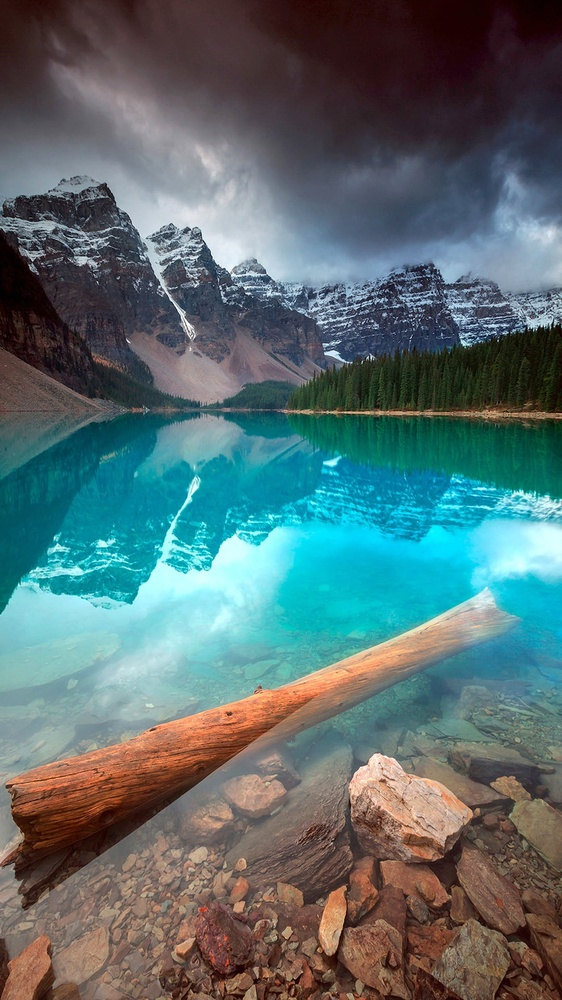
#> input picture PDI TP2 - cuasi suma/paisaje-A.jpg, 562 x 1000 px, shrunk from 1080 x 1920 before the run
$ python 'PDI - tp2.py'
#> lines starting #> are read from the running program, lines starting #| are printed output that depends on the picture; after the words box and inside, x2 and y2 are one past the last pixel; in counts of white or black regions, pixels touching at a corner belong together
import imageio.v2 as imageio
import numpy as np
import matplotlib.pyplot as plt
# import tkinter

imgA = imageio.imread('paisaje-A.jpg')/255
imgB = imageio.imread('paisaje-B.jpg')/255
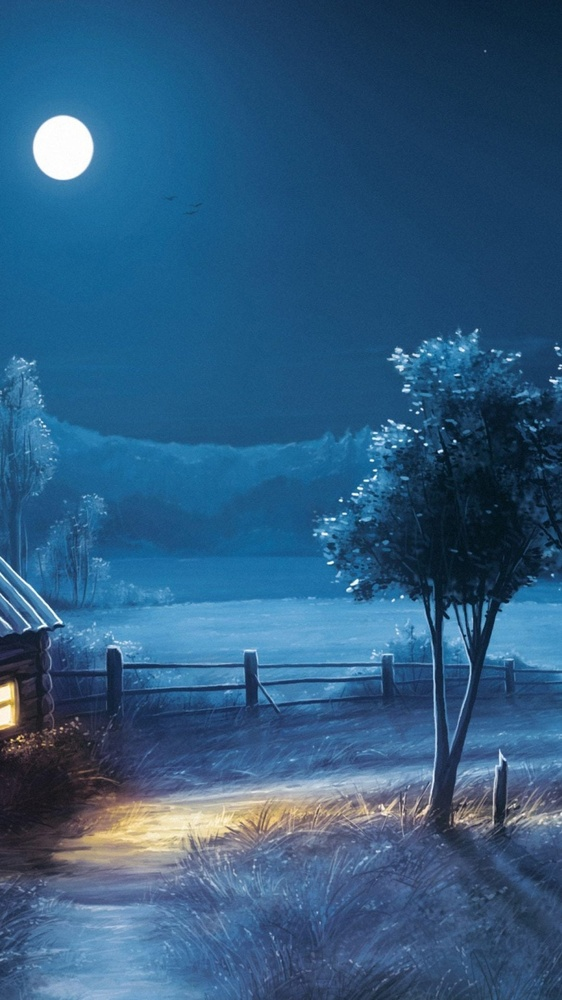
#> input picture PDI TP2 - cuasi suma/paisaje-B.jpg, 562 x 1000 px, shrunk from 1080 x 1920 before the run

def sumaclam(imgA,imgB):
    imgC = np.zeros(imgA.shape)
    imgC[:,:,0] =np.clip(imgA[:,:,0]+imgB[:,:,0],0,1)
    imgC[:,:,1] =np.clip(imgA[:,:,1]+imgB[:,:,1],0,1)
    imgC[:,:,2] =np.clip(imgA[:,:,2]+imgB[:,:,2],0,1)
    return imgC

imgclam = sumaclam(imgA, imgB)#llamo a la funcion sumapro

fig, axs = plt.subplots(1, 3) # nº filas, nº columnas
axs[0].imshow(imgA)# fila 1, columna 1
axs[0].axis('off') # Desactivar los ejes (reglas y números)
axs[0].set_title('Imagen A')
axs[1].imshow(imgB)# fila 1, columna 2
axs[1].axis('off') # Desactivar los ejes (reglas y números)
axs[1].set_title('Imagen B')
axs[2].imshow(imgclam)# fila 1, columna 2
axs[2].axis('off') # Desactivar los ejes (reglas y números)
axs[2].set_title('Suma RGB clam')
# Mostrar todo el conjunto de subplots
plt.tight_layout()# Ajustar el espacio entre subplots
plt.show()

def sumapro(imgA,imgB):
    imgC = np.zeros(imgA.shape)
    imgC[:,:,0] =(imgA[:,:,0]+imgB[:,:,0])/2
    imgC[:,:,1] =(imgA[:,:,1]+imgB[:,:,1])/2
    imgC[:,:,2] =(imgA[:,:,2]+imgB[:,:,2])/2
    return imgC

imgcpro = sumapro(imgA, imgB)#llamo a la funcion sumapro

fig, axs = plt.subplots(1, 3) # nº filas, nº columnas
axs[0].imshow(imgA)# fila 1, columna 1
axs[0].axis('off') # Desactivar los ejes (reglas y números)
axs[0].set_title('Imagen A')
axs[1].imshow(imgB)# fila 1, columna 2
axs[1].axis('off') # Desactivar los ejes (reglas y números)
axs[1].set_title('Imagen B')
axs[2].imshow(imgcpro)# fila 1, columna 2
axs[2].axis('off') # Desactivar los ejes (reglas y números)
axs[2].set_title('Suma RGB pro')
# Mostrar todo el conjunto de subplots
plt.tight_layout()# Ajustar el espacio entre subplots
plt.show()

####        RESTA         ############
def restaclam(imgA,imgB):
    imgC = np.zeros(imgA.shape)
    imgC[:,:,0] =np.clip(imgA[:,:,0]-imgB[:,:,0],0,1)
    imgC[:,:,1] =np.clip(imgA[:,:,1]-imgB[:,:,1],0,1)
    imgC[:,:,2] =np.clip(imgA[:,:,2]-imgB[:,:,2],0,1)
    return imgC

imgclamR = restaclam(imgA, imgB)

fig, axs = plt.subplots(1, 3) # nº filas, nº columnas
axs[0].imshow(imgA)# fila 1, columna 1
axs[0].axis('off') # Desactivar los ejes (reglas y números)
axs[0].set_title('Imagen A')
axs[1].imshow(imgB)# fila 1, columna 2
axs[1].axis('off') # Desactivar los ejes (reglas y números)
axs[1].set_title('Imagen B')
axs[2].imshow(imgclamR)# fila 1, columna 2
axs[2].axis('off') # Desactivar los ejes (reglas y números)
axs[2].set_title('resta RGB clam')
# Mostrar todo el conjunto de subplots
plt.tight_layout()# Ajustar el espacio entre subplots
plt.show()

def restapro(imgA,imgB):
    imgC = np.zeros(imgA.shape)
    imgC[:,:,0] =(imgA[:,:,0]-imgB[:,:,0])/2
    imgC[:,:,1] =(imgA[:,:,1]-imgB[:,:,1])/2
    imgC[:,:,2] =(imgA[:,:,2]-imgB[:,:,2])/2
    return imgC

imgcproR = restapro(imgA, imgB)

fig, axs = plt.subplots(1, 3) # nº filas, nº columnas
axs[0].imshow(imgA)# fila 1, columna 1
axs[0].axis('off') # Desactivar los ejes (reglas y números)
axs[0].set_title('Imagen A')
axs[1].imshow(imgB)# fila 1, columna 2
axs[1].axis('off') # Desactivar los ejes (reglas y números)
axs[1].set_title('Imagen B')
axs[2].imshow(imgcproR)# fila 1, columna 2
axs[2].axis('off') # Desactivar los ejes (reglas y números)
axs[2].set_title('resta RGB pro')
# Mostrar todo el conjunto de subplots
plt.tight_layout()# Ajustar el espacio entre subplots
plt.show()

def RGBtoYIQ(img):
    yiq = np.zeros(img.shape)
    yiq[:,:,0] = np.clip(0.299*img[:,:,0] + 0.587*img[:,:,1] + 0.114*img[:,:,2],0,1) # Luminancia Y
    yiq[:,:,1] = np.clip(0.595*img[:,:,0] - 0.274*img[:,:,1] - 0.321*img[:,:,2],-0.5957, 0.5957) # In-phase I
    yiq[:,:,2] = np.clip(0.211*img[:,:,0] - 0.523*img[:,:,1] + 0.312*img[:,:,2],-0.5226,0.5226) # Quadrature Q
#> in RGBtoYIQ (call 2), `yiq = np.zeros(img.shape)`: yiq: shape (1000, 562, 3) float64; every value is 0
#> in RGBtoYIQ (call 2), `yiq[:,:,1] = np.clip(0.595*img[:,:,0] - 0.274*img[:,:,1] - 0.321*img[:..`:
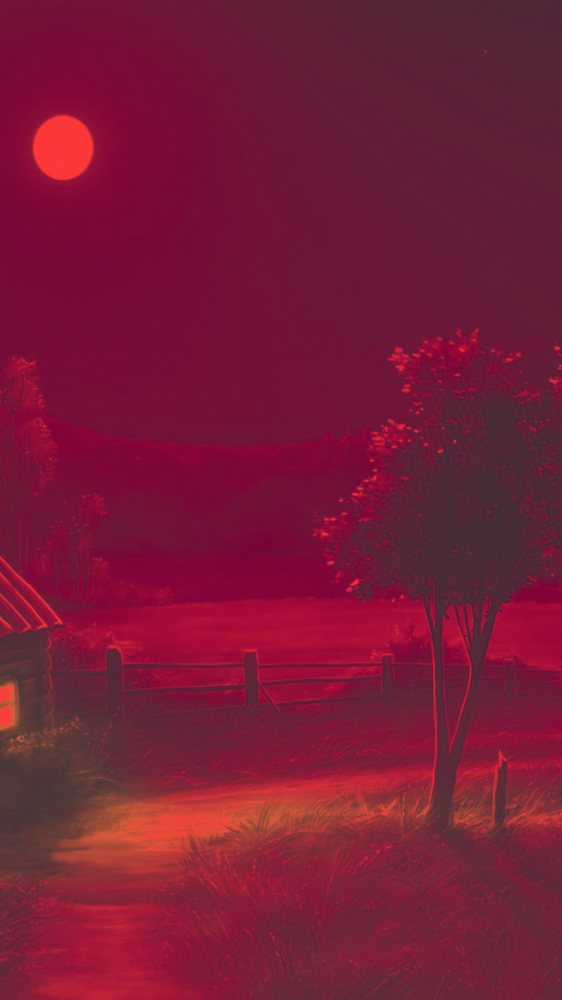
#> yiq: shape (1000, 562, 3) float64; mean R, G, B 0.322, -0.148, 0; drawn with min black and max white
    return yiq
################ YIQ suma clampeada ###################
# YC := YA + YB; If YC > 1 then YC:=1;
# IC := (YA * IA + YB * IB) / (YA + YB) ;
# QC := (YA * QA + YB * QB) / (YA + YB) ;
def sumaYIQclam(imgA,imgB):
    imgC = np.zeros(imgA.shape)
    imgC[:,:,0] =np.clip(imgA[:,:,0]+imgB[:,:,0],0,1)
    imgC[:,:,1] =((imgA[:,:,0])*imgA[:,:,1] + imgB[:,:,0]*imgB[:,:,1])/(imgA[:,:,0]+imgB[:,:,0])
    imgC[:,:,2] =((imgA[:,:,0])*imgA[:,:,2] + imgB[:,:,0]*imgB[:,:,2])/(imgA[:,:,0]+imgB[:,:,0])
    return imgC
################ YIQ suma promediada ###################
# YC := (YA + YB) / 2;
def sumaYIQpro(imgA,imgB):
    imgC = np.zeros(imgA.shape)
    imgC[:,:,0] =(imgA[:,:,0]+imgB[:,:,0])/2
    imgC[:,:,1] =((imgA[:,:,0])*imgA[:,:,1] + imgB[:,:,0]*imgB[:,:,1])/(imgA[:,:,0]+imgB[:,:,0])
    imgC[:,:,2] =((imgA[:,:,0])*imgA[:,:,2] + imgB[:,:,0]*imgB[:,:,2])/(imgA[:,:,0]+imgB[:,:,0])
    return imgC

yiqclam = sumaYIQclam(RGBtoYIQ(imgA), RGBtoYIQ(imgB))
yiqpro = sumaYIQpro(RGBtoYIQ(imgA), RGBtoYIQ(imgB))

fig, axs = plt.subplots(1, 3) # nº filas, nº columnas
axs[0].imshow(imgA)# fila 1, columna 1
axs[0].axis('off') # Desactivar los ejes (reglas y números)
axs[0].set_title('Imagen A')
axs[1].imshow(imgB)# fila 1, columna 2
axs[1].axis('off') # Desactivar los ejes (reglas y números)
axs[1].set_title('Imagen B')
axs[2].imshow(yiqclam)# fila 1, columna 2
axs[2].axis('off') # Desactivar los ejes (reglas y números)
axs[2].set_title('Suma YIQ clam')
# Mostrar todo el conjunto de subplots
plt.tight_layout()# Ajustar el espacio entre subplots
plt.show()
fig, axs = plt.subplots(1, 3) # nº filas, nº columnas
axs[0].imshow(imgA)# fila 1, columna 1
axs[0].axis('off') # Desactivar los ejes (reglas y números)
axs[0].set_title('Imagen A')
axs[1].imshow(imgB)# fila 1, columna 2
axs[1].axis('off') # Desactivar los ejes (reglas y números)
axs[1].set_title('Imagen B')
axs[2].imshow(yiqpro)# fila 1, columna 2
axs[2].axis('off') # Desactivar los ejes (reglas y números)
axs[2].set_title('Suma YIQ prom')
# Mostrar todo el conjunto de subplots
plt.tight_layout()# Ajustar el espacio entre subplots
plt.show()

# MULTIPLICACION Y DIVISION DE IMAGENES imgA imgB
imgMult = np.multiply(imgA,imgB)
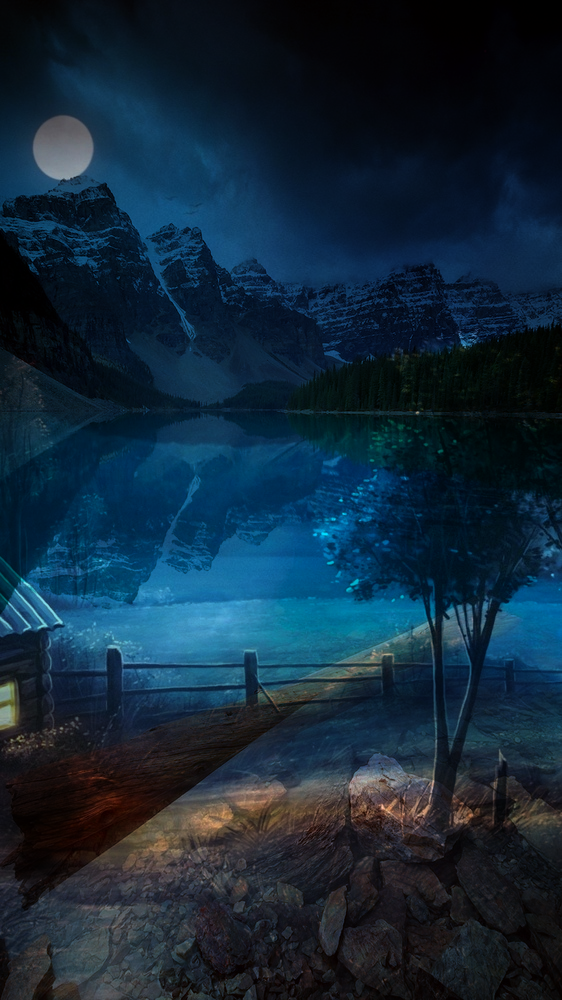
#> imgMult: shape (1000, 562, 3) float64; mean R, G, B 0.0745, 0.16, 0.226
imgDiv = np.divide(imgA,imgB)
#> imgDiv: shape (1000, 562, 3) float64; 0.03% of the values are NaN or infinite; the others: min 0, max 225, mean 1.67

fig, axs = plt.subplots(1, 3) # nº filas, nº columnas
axs[0].imshow(imgA)# fila 1, columna 1
axs[0].axis('off') # Desactivar los ejes (reglas y números)
axs[0].set_title('Imagen A')
axs[1].imshow(imgB)# fila 1, columna 2
axs[1].axis('off') # Desactivar los ejes (reglas y números)
axs[1].set_title('Imagen B')
axs[2].imshow(imgMult)# fila 1, columna 2
axs[2].axis('off') # Desactivar los ejes (reglas y números)
axs[2].set_title('Multiplicacion RGB')
# Mostrar todo el conjunto de subplots
plt.tight_layout()# Ajustar el espacio entre subplots
plt.show()

fig, axs = plt.subplots(1, 3) # nº filas, nº columnas
axs[0].imshow(imgA)# fila 1, columna 1
axs[0].axis('off') # Desactivar los ejes (reglas y números)
axs[0].set_title('Imagen A')
axs[1].imshow(imgB)# fila 1, columna 2
axs[1].axis('off') # Desactivar los ejes (reglas y números)
axs[1].set_title('Imagen B')
axs[2].imshow(imgDiv)# fila 1, columna 2
axs[2].axis('off') # Desactivar los ejes (reglas y números)
axs[2].set_title('Division RGB')
# Mostrar todo el conjunto de subplots
plt.tight_layout()# Ajustar el espacio entre subplots
plt.show()


#    RESTA ABSOLUTA

def restaAbs(imgA,imgB):
    imgC = np.zeros(imgA.shape)
    imgC[:,:,0] =abs(imgA[:,:,0]-imgB[:,:,0])
    imgC[:,:,1] =abs(imgA[:,:,1]-imgB[:,:,1])
    imgC[:,:,2] =abs(imgA[:,:,2]-imgB[:,:,2])
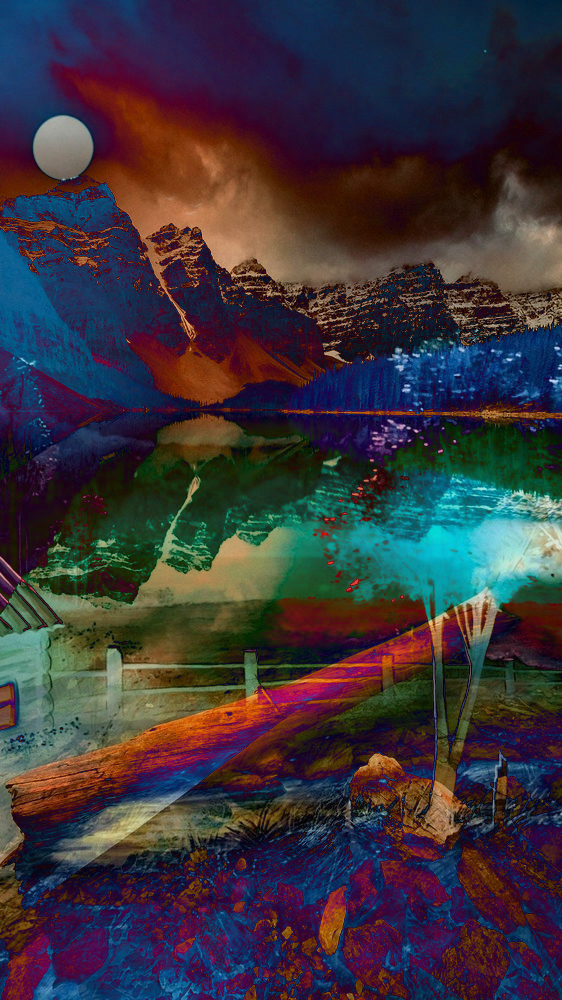
#> imgC: shape (1000, 562, 3) float64; mean R, G, B 0.227, 0.204, 0.233
    return imgC

imgAbs = restaAbs(imgA, imgB)

fig, axs = plt.subplots(1, 3) # nº filas, nº columnas
axs[0].imshow(imgA)# fila 1, columna 1
axs[0].axis('off') # Desactivar los ejes (reglas y números)
axs[0].set_title('Imagen A')
axs[1].imshow(imgB)# fila 1, columna 2
axs[1].axis('off') # Desactivar los ejes (reglas y números)
axs[1].set_title('Imagen B')
axs[2].imshow(imgAbs)# fila 1, columna 2
axs[2].axis('off') # Desactivar los ejes (reglas y números)
axs[2].set_title('resta RGB pro')
# Mostrar todo el conjunto de subplots
plt.tight_layout()# Ajustar el espacio entre subplots
plt.show()

# IF LIGTHER
def sumaYIQligther(imgA, imgB):
    # Crear una imagen de salida con la misma forma que imgA
    C = np.zeros(imgA.shape)

    # Usar np.where para seleccionar el valor más oscuro de cada pixel
    mask = imgA[:, :, 0] > imgB[:, :, 0]
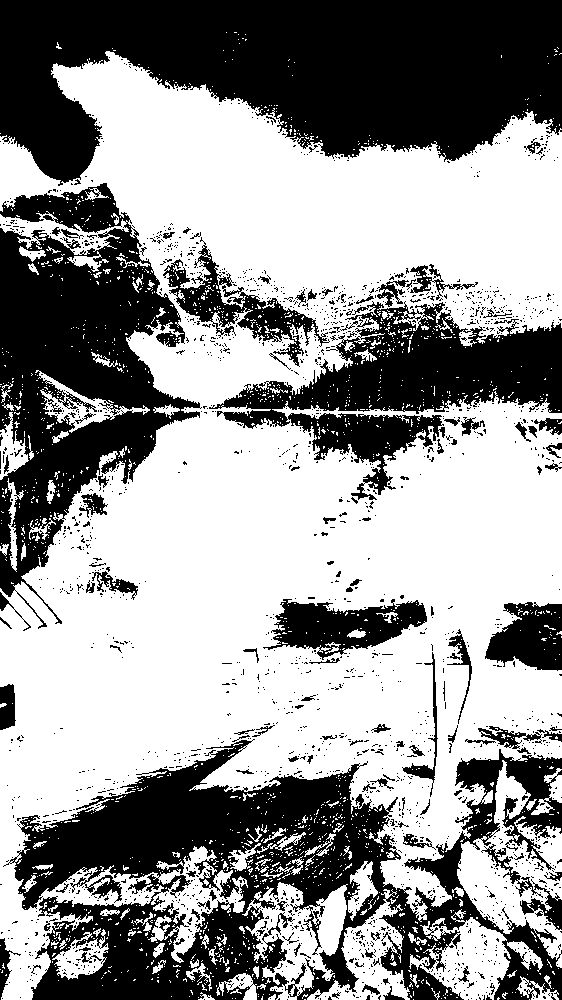
#> mask: shape (1000, 562) bool; 58.7% white; 1940 black regions (1817 under 20 px), largest, box (x1, y1, x2, y2) and area: (0, 0, 562, 186) 69981, (3, 739, 562, 1000) 65616, (0, 183, 202, 629) 40863

    # Si imgA es más oscuro, tomar los valores de imgA, si no, tomar de imgB
    C[:, :, 0] = np.where(mask, imgA[:, :, 0], imgB[:, :, 0])
    C[:, :, 1] = np.where(mask, imgA[:, :, 1], imgB[:, :, 1])
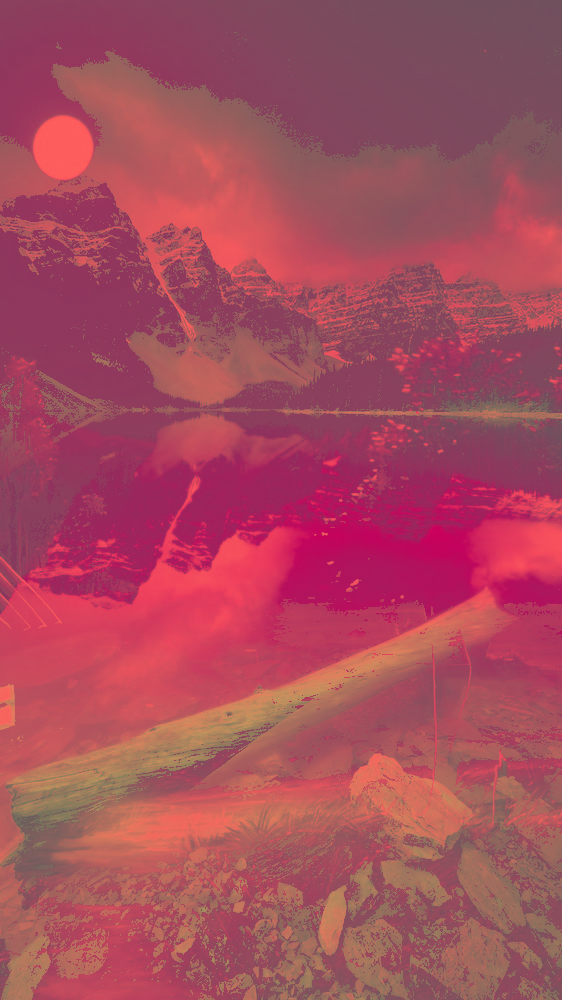
#> C: shape (1000, 562, 3) float64; mean R, G, B 0.454, -0.109, 0; drawn with min black and max white
    C[:, :, 2] = np.where(mask, imgA[:, :, 2], imgB[:, :, 2])

    return C


yiqligther = sumaYIQligther(RGBtoYIQ(imgA), RGBtoYIQ(imgB))
fig, axs = plt.subplots(1, 3) # nº filas, nº columnas
axs[0].imshow(imgA)# fila 1, columna 1
axs[0].axis('off') # Desactivar los ejes (reglas y números)
axs[0].set_title('Imagen A')
axs[1].imshow(imgB)# fila 1, columna 2
axs[1].axis('off') # Desactivar los ejes (reglas y números)
axs[1].set_title('Imagen B')
axs[2].imshow(yiqligther)# fila 1, columna 2
axs[2].axis('off') # Desactivar los ejes (reglas y números)
axs[2].set_title('If Ligther')
# Mostrar todo el conjunto de subplots
plt.tight_layout()# Ajustar el espacio entre subplots
plt.show()
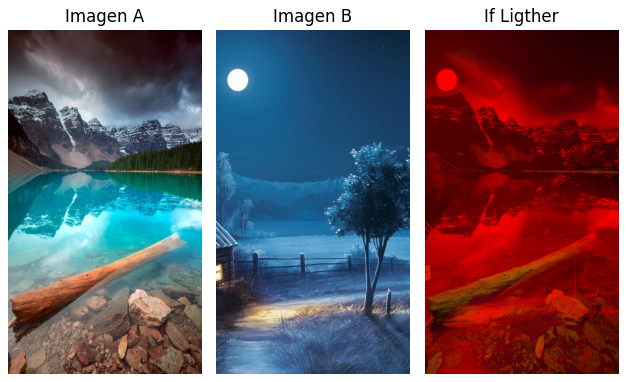
#> figure drawn by matplotlib, 3 panels

# IF DARKER
# def sumaYIQdarker(imgA,imgB):
#     C = np.zeros(imgA.shape)
#     if imgA[:,:,0] < imgB[:,:,0]:
#         C[:,:,0] = imgA[:,:,0]
#         C[:,:,1] = imgA[:,:,1]
#         C[:,:,2] = imgA[:,:,2]
#     else:
#         C[:,:,0] = imgB[:,:,1]
#         C[:,:,1] = imgB[:,:,1]
#         C[:,:,2] = imgB[:,:,2]
#     return C
# El error que estás viendo ocurre porque en NumPy no puedes
# comparar directamente arrays enteros con operadores lógicos como if.
# En su lugar, necesitas realizar una comparación elemento por elemento
# y luego aplicar la lógica que deseas utilizando funciones de NumPy,
# como np.where.
# Puedes usar np.where para aplicar la comparación a cada pixel de las
# imágenes imgA e imgB. Aquí tienes una versión corregida de la función:

def sumaYIQdarker(imgA, imgB):
    # Crear una imagen de salida con la misma forma que imgA
    C = np.zeros(imgA.shape)

    # Usar np.where para seleccionar el valor más oscuro de cada pixel
    mask = imgA[:, :, 0] < imgB[:, :, 0]

    # Si imgA es más oscuro, tomar los valores de imgA, si no, tomar de imgB
    C[:, :, 0] = np.where(mask, imgA[:, :, 0], imgB[:, :, 0])
    C[:, :, 1] = np.where(mask, imgA[:, :, 1], imgB[:, :, 1])
    C[:, :, 2] = np.where(mask, imgA[:, :, 2], imgB[:, :, 2])
    return C

yiqdarker = sumaYIQdarker(RGBtoYIQ(imgA), RGBtoYIQ(imgB))
fig, axs = plt.subplots(1, 3) # nº filas, nº columnas
axs[0].imshow(imgA)# fila 1, columna 1
axs[0].axis('off') # Desactivar los ejes (reglas y números)
axs[0].set_title('Imagen A')
axs[1].imshow(imgB)# fila 1, columna 2
axs[1].axis('off') # Desactivar los ejes (reglas y números)
axs[1].set_title('Imagen B')
axs[2].imshow(yiqdarker)# fila 1, columna 2
axs[2].axis('off') # Desactivar los ejes (reglas y números)
axs[2].set_title('If Darker')
# Mostrar todo el conjunto de subplots
plt.tight_layout()# Ajustar el espacio entre subplots
plt.show()
